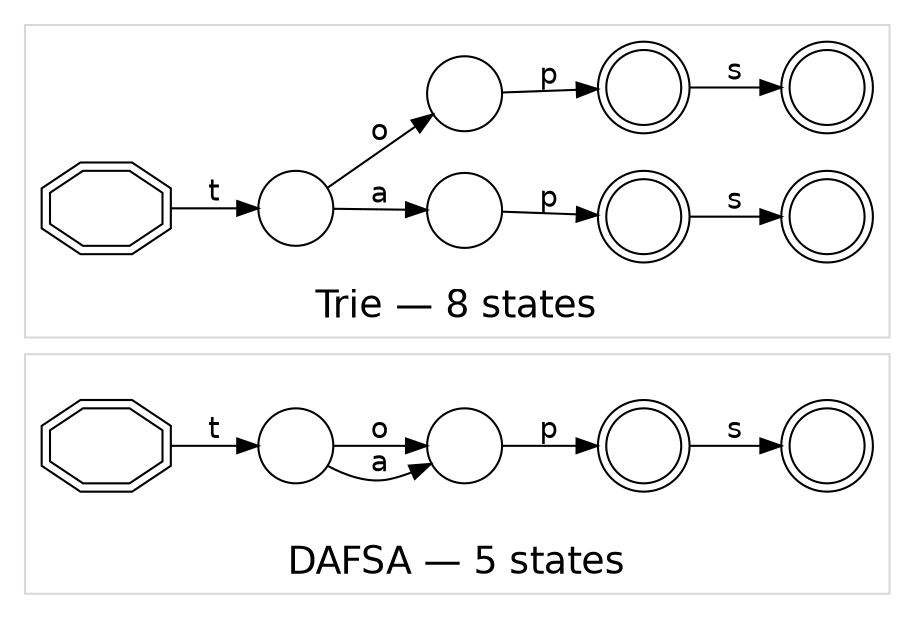

The Python source for this figure:
"""Redraw ``figures/trie-vs-dafsa.png``, the figure the README opens with.

The two automata are emitted by :mod:`dafsa.export` and stitched into one
Graphviz source with a cluster each, so the picture is the library's own output
rather than a hand-drawn approximation of it. Run with::

    python figures/trie-vs-dafsa.py

Graphviz must be installed and ``dot`` on the path.
"""

from __future__ import annotations

import subprocess
import sys
from pathlib import Path
from typing import TYPE_CHECKING

sys.path.insert(0, str(Path(__file__).resolve().parent.parent / "src"))

from dafsa import Dafsa, Trie
from dafsa.export import to_dot

if TYPE_CHECKING:
    from dafsa.automaton import Automaton

WORDS = ["tap", "taps", "top", "tops"]
OUTPUT = Path(__file__).resolve().parent / "trie-vs-dafsa.png"


def cluster(automaton: Automaton, name: str, title: str) -> str:
    """Return ``automaton``'s DOT body wrapped in a titled cluster.

    State ids are namespaced with ``name`` so the two automata can share one
    graph without colliding.

    Args:
        automaton: The automaton to draw.
        name: A prefix, unique within the figure.
        title: The cluster's caption.

    Returns:
        The cluster, as DOT source.
    """
    body = [
        line
        for line in to_dot(automaton).splitlines()[1:-1]
        if not line.lstrip().startswith(("graph [", "node [", "edge ["))
    ]
    renamed = [line.replace('"', f'"{name}', 1).replace('" -> "', f'" -> "{name}') for line in body]

    return "\n".join(
        [
            f"  subgraph cluster_{name} {{",
            f'    label="{title}";',
            '    labelloc="b";',
            '    color="#d8d8d8";',
            '    fontsize="18";',
            *(f"  {line}" for line in renamed),
            "  }",
        ]
    )


def main() -> None:
    """Write the figure."""
    source = "\n".join(
        [
            "digraph dafsa {",
            '  graph [charset="UTF-8", rankdir="LR", fontname="DejaVu Sans"];',
            '  node [fontname="DejaVu Sans", style="filled", fillcolor="white"];',
            '  edge [fontname="DejaVu Sans"];',
            # Graphviz stacks clusters bottom-up under rankdir="LR", so the one
            # meant to appear on top is emitted last.
            cluster(Dafsa.from_sequences(WORDS), "dafsa", "DAFSA — 5 states"),
            cluster(Trie.from_sequences(WORDS), "trie", "Trie — 8 states"),
            "}",
        ]
    )
    subprocess.run(
        ["dot", "-Tpng", "-Gdpi=150", "-o", str(OUTPUT)],
        input=source,
        text=True,
        check=True,
    )
    print(f"wrote {OUTPUT}")


if __name__ == "__main__":
    main()
